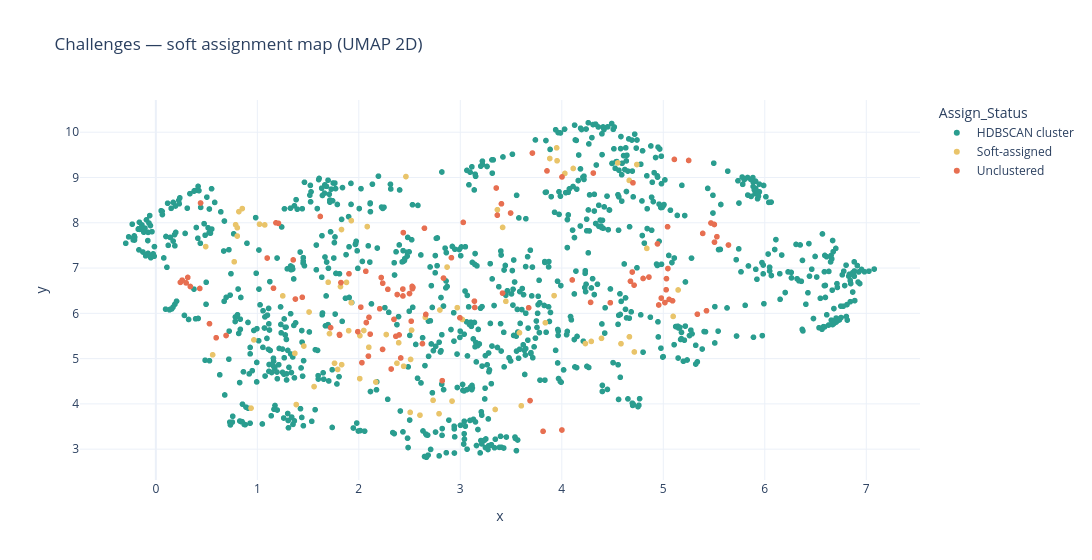
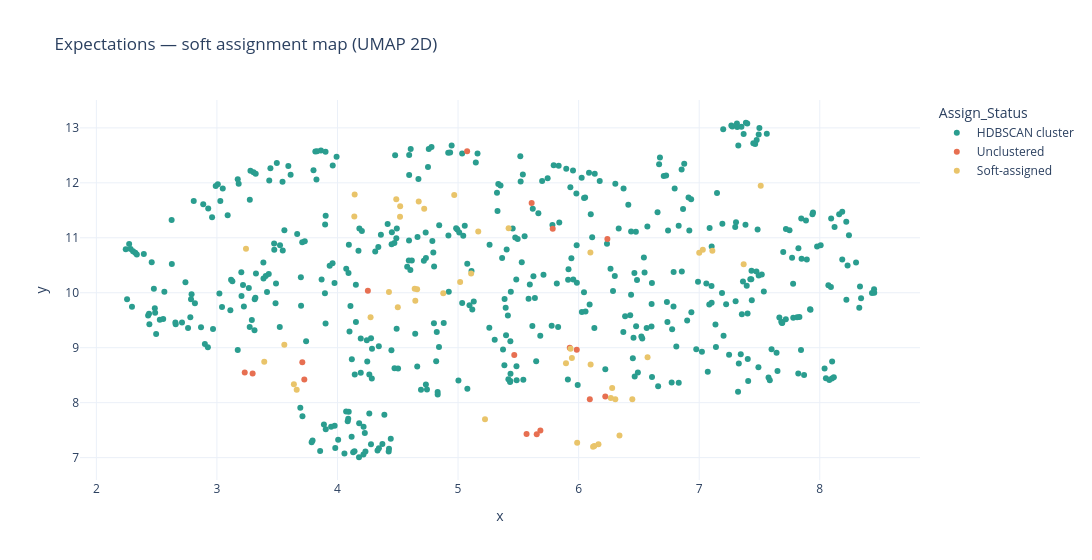

Notebook code for these charts, in order:
### Markdown cell above
### Soft assignment map

2D projection of the same UMAP space used for HDBSCAN, for challenges and
expectations. Color by assignment status to see which points were dense cores,
which were rescued by soft assignment, and which stayed unclustered.

### Code cell
def soft_assignment_map(frame, embeddings, text_col, title):
    coords = umap.UMAP(
        n_neighbors=15, n_components=2, min_dist=0.1, metric="cosine", random_state=42
    ).fit_transform(embeddings)
    plot = pd.DataFrame({
        "x": coords[:, 0],
        "y": coords[:, 1],
        "Assign_Status": frame["Assign_Status"].values,
        "Cluster_Label": frame["Cluster_Label"].values,
        "Category": frame["Category"].values,
        "Focus Group": frame["focus_group"].values,
        "Record": frame[text_col].values,
    })
    fig = px.scatter(
        plot, x="x", y="y", color="Assign_Status",
        hover_data=["Focus Group", "Cluster_Label", "Category", "Record"],
        title=title,
        color_discrete_map={
            "HDBSCAN cluster": "#2A9D8F", "Soft-assigned": "#E9C46A", "Unclustered": "#E76F51",
        },
    )
    fig.update_layout(height=560, width=1100, template="plotly_white")
    fig.show()


soft_assignment_map(challenges, challenge_embeddings, CHALLENGE_TEXT_COL,
                    "Challenges — soft assignment map (UMAP 2D)")
soft_assignment_map(expectations, expectation_embeddings, EXPECTATION_TEXT_COL,
                    "Expectations — soft assignment map (UMAP 2D)")

### Figure 1 — Plotly figure (JSON) as saved in the notebook; plotly's stock layout.template omitted (floating-point values rounded to 4 significant figures; data arrays with more than 128 entries replaced by an {"elided": "..."} marker saying what was removed)
{"data": [{"customdata": {"elided": "972x4 str values"}, "hovertemplate": "Assign_Status=HDBSCAN cluster<br>x=%{x}<br>y=%{y}<br>Focus Group=%{customdata[0]}<br>Cluster_Label=%{customdata[1]}<br>Category=%{customdata[2]}<br>Record=%{customdata[3]}<extra></extra>", "legendgroup": "HDBSCAN cluster", "marker": {"color": "#2A9D8F", "symbol": "circle"}, "mode": "markers", "name": "HDBSCAN cluster", "showlegend": true, "type": "scattergl", "x": {"elided": "972 float values"}, "xaxis": "x", "y": {"elided": "972 float values"}, "yaxis": "y"}, {"customdata": {"elided": "77x4 str values"}, "hovertemplate": "Assign_Status=Soft-assigned<br>x=%{x}<br>y=%{y}<br>Focus Group=%{customdata[0]}<br>Cluster_Label=%{customdata[1]}<br>Category=%{customdata[2]}<br>Record=%{customdata[3]}<extra></extra>", "legendgroup": "Soft-assigned", "marker": {"color": "#E9C46A", "symbol": "circle"}, "mode": "markers", "name": "Soft-assigned", "showlegend": true, "type": "scattergl", "x": [2.97, 3.949, 2.393, 1.711, 1.879, 3.838, 2.656, 1.761, 3.449, 5.146, 4.838, 2.52, 1.559, 1.51, 4.29, 1.022, 1.831, 4.739, 3.882, 0.7722, 3.953, 0.4912, 4.715, 0.8183, 1.459, 2.049, 2.919, 2.27, 1.925, 1.073, 1.82, 1.698, 4.03, 2.87, 4.664, 1.37, 4.391, 4.666, 2.799, 1.926, 4.233, 3.365, 2.442, 3.924, 2.506, 2.51, 2.376, 3.583, 4.551, 0.5598, 2.009, 2.168, 0.9663, 2.79, 2.098, 3.344, 0.8026, 0.7862, 1.9, 2.011, 4.113, 1.829, 4.583, 2.083, 2.732, 5.097, 3.02, 2.464, 0.938, 1.251, 0.8518, 1.791, 3.601, 0.8024, 1.384, 2.603, 3.417], "xaxis": "x", "y": [6.125, 9.654, 5.35, 5.553, 6.683, 5.792, 5.91, 4.897, 6.265, 6.516, 7.434, 5.628, 4.382, 6.029, 5.38, 7.969, 4.866, 9.286, 9.419, 7.138, 9.369, 7.474, 5.146, 8.246, 5.277, 5.62, 4.062, 5.532, 6.235, 7.953, 6.59, 6.685, 9.089, 7.022, 8.935, 5.115, 5.448, 5.482, 6.073, 8.047, 5.333, 8.288, 4.832, 6.391, 3.813, 4.982, 4.898, 5.571, 9.322, 5.084, 4.558, 4.482, 5.413, 3.783, 5.251, 3.877, 7.889, 7.957, 5.617, 5.507, 9.199, 7.851, 5.329, 7.915, 4.08, 5.932, 5.864, 9.02, 3.907, 6.385, 8.313, 4.76, 3.958, 7.706, 3.985, 3.751, 7.898], "yaxis": "y"}, {"customdata": {"elided": "102x4 str values"}, "hovertemplate": "Assign_Status=Unclustered<br>x=%{x}<br>y=%{y}<br>Focus Group=%{customdata[0]}<br>Cluster_Label=%{customdata[1]}<br>Category=%{customdata[2]}<br>Record=%{customdata[3]}<extra></extra>", "legendgroup": "Unclustered", "marker": {"color": "#E76F51", "symbol": "circle"}, "mode": "markers", "name": "Unclustered", "showlegend": true, "type": "scattergl", "x": [3.673, 2.912, 2.069, 1.722, 2.434, 4.284, 2.528, 3.815, 4.712, 5.091, 5.336, 2.66, 2.206, 4.701, 3.139, 2.627, 2.397, 4.98, 2.095, 2.525, 2.378, 3.142, 0.3145, 0.2593, 0.433, 5.016, 5.057, 4.955, 4.002, 4.103, 4.677, 4.943, 1.824, 2.5, 5.046, 2.835, 3.029, 0.4408, 0.5288, 2.286, 1.62, 3.354, 3.71, 2.221, 4.31, 1.443, 2.646, 1.354, 2.074, 2.822, 2.319, 2.346, 2.236, 4.801, 2.516, 5.109, 2.996, 4.478, 1.097, 1.809, 4.001, 5.028, 3.687, 0.2983, 5.642, 5.042, 2.533, 5.503, 1.208, 1.375, 5.47, 2.438, 3.416, 4.859, 5.528, 5.505, 2.02, 3.854, 1.184, 4.694, 1.159, 5.389, 5.426, 5.25, 5.031, 1.811, 3.405, 1.903, 2.435, 3.495, 2.365, 2.112, 2.031, 1.99, 2.413, 0.6919, 0.5944, 2.234, 2.1, 0.2418, 0.3399, 3.365], "xaxis": "x", "y": [6.123, 7.229, 6.929, 5.684, 6.536, 6.242, 6.544, 3.394, 6.623, 6.277, 5.98, 5.975, 6.102, 8.882, 6.269, 5.331, 5.522, 6.337, 5.055, 6.595, 6.415, 6.13, 6.792, 6.732, 6.549, 6.238, 6.307, 6.184, 9.012, 6.737, 6.708, 7.533, 6.678, 6.436, 6.989, 6.778, 8.008, 8.437, 5.771, 6.53, 8.139, 8.768, 9.539, 6.791, 9.097, 6.354, 7.88, 7.18, 5.796, 4.512, 4.77, 5.866, 6.665, 6.77, 5.826, 9.399, 5.902, 6.234, 7.221, 5.532, 3.424, 6.521, 4.073, 6.672, 7.509, 7.912, 6.572, 7.962, 7.986, 6.315, 7.995, 7.782, 6.446, 6.801, 7.692, 7.572, 6.136, 9.145, 7.998, 6.912, 6.555, 7.765, 6.056, 9.376, 6.766, 5.516, 8.418, 6.873, 6.383, 8.215, 5.493, 5.54, 4.91, 5.595, 5.014, 5.51, 5.46, 5.203, 5.912, 6.684, 6.593, 8.167], "yaxis": "y"}], "layout": {"height": 560, "legend": {"title": {"text": "Assign_Status"}, "tracegroupgap": 0}, "title": {"text": "Challenges — soft assignment map (UMAP 2D)"}, "width": 1100, "xaxis": {"anchor": "y", "domain": [0, 1], "title": {"text": "x"}}, "yaxis": {"anchor": "x", "domain": [0, 1], "title": {"text": "y"}}}}

### Figure 2 — Plotly figure (JSON) as saved in the notebook; plotly's stock layout.template omitted (floating-point values rounded to 4 significant figures; data arrays with more than 128 entries replaced by an {"elided": "..."} marker saying what was removed)
{"data": [{"customdata": {"elided": "478x4 str values"}, "hovertemplate": "Assign_Status=HDBSCAN cluster<br>x=%{x}<br>y=%{y}<br>Focus Group=%{customdata[0]}<br>Cluster_Label=%{customdata[1]}<br>Category=%{customdata[2]}<br>Record=%{customdata[3]}<extra></extra>", "legendgroup": "HDBSCAN cluster", "marker": {"color": "#2A9D8F", "symbol": "circle"}, "mode": "markers", "name": "HDBSCAN cluster", "orientation": "v", "showlegend": true, "type": "scatter", "x": {"elided": "478 float values"}, "xaxis": "x", "y": {"elided": "478 float values"}, "yaxis": "y"}, {"customdata": [["BAA ALJs", "Noise / unclustered", "Data Management & Visibility", "Streamlined data input"], ["BAA ALJs", "Noise / unclustered", "Data Management & Visibility", "Application for codes to input information immediately."], ["BAA Supervisors", "Noise / unclustered", "Case Management", "BAA inspections different color from codes"], ["CPC", "Noise / unclustered", "User Experience & Performance", "Maybe its my computer"], ["CPC", "Noise / unclustered", "Records & Document Management", "(to keep) Address always matches eTax. If there's a typo or abbreviation – IPS will match eTax"], ["Admin Aide", "Noise / unclustered", "User Experience & Performance", "autofill from linked outlook and IPS modules"], ["Admin Aide", "Noise / unclustered", "Case Management", "Adding Rent Hold / Rent Release as option for all cases since some case types doesn't list them"], ["Housing Inspectors", "Noise / unclustered", "User Experience & Performance", "(to keep) Laptop use would be great in field"], ["Office Managers", "Noise / unclustered", "User Experience & Performance", "Because if sometimes doesn't take an update,"], ["Office Managers", "Noise / unclustered", "Communication & Collaboration", "Can't tell who is connected to who"], ["Zoning", "Noise / unclustered", "Case Management", "(to keep) The ability to filter by type, permit, project, complaint, etc."], ["NBD Data Team", "Noise / unclustered", "Data Management & Visibility", "Being able to post to the database (eg, to flag a batch of parcels as vacant once a week)"], ["NBD Internal", "Noise / unclustered", "User Experience & Performance", "Might be a bug"], ["NBD Internal", "Noise / unclustered", "Data Management & Visibility", "Ways to mass enter data not through Hamer"], ["BAA Supervisors", "Noise / unclustered", "System Integration", "Uses different platforms for addressing"], ["BAA Supervisors", "Noise / unclustered", "Case Management", "Ticket has QR code and it takes them into a portal that shows them all of their pictures"], ["OCHD", "Noise / unclustered", "User Experience & Performance", "Other platforms to explore:"]], "hovertemplate": "Assign_Status=Unclustered<br>x=%{x}<br>y=%{y}<br>Focus Group=%{customdata[0]}<br>Cluster_Label=%{customdata[1]}<br>Category=%{customdata[2]}<br>Record=%{customdata[3]}<extra></extra>", "legendgroup": "Unclustered", "marker": {"color": "#E76F51", "symbol": "circle"}, "mode": "markers", "name": "Unclustered", "orientation": "v", "showlegend": true, "type": "scatter", "x": [5.985, 5.926, 5.785, 5.683, 3.296, 3.725, 5.61, 6.221, 5.568, 3.708, 6.239, 4.252, 5.652, 5.466, 3.231, 5.075, 6.093], "xaxis": "x", "y": [8.965, 8.999, 11.16, 7.495, 8.532, 8.423, 11.64, 8.11, 7.43, 8.737, 10.98, 10.04, 7.427, 8.869, 8.551, 12.58, 8.061], "yaxis": "y"}, {"customdata": {"elided": "45x4 str values"}, "hovertemplate": "Assign_Status=Soft-assigned<br>x=%{x}<br>y=%{y}<br>Focus Group=%{customdata[0]}<br>Cluster_Label=%{customdata[1]}<br>Category=%{customdata[2]}<br>Record=%{customdata[3]}<extra></extra>", "legendgroup": "Soft-assigned", "marker": {"color": "#E9C46A", "symbol": "circle"}, "mode": "markers", "name": "Soft-assigned", "orientation": "v", "showlegend": true, "type": "scatter", "x": [3.559, 7.03, 7.109, 7.0, 5.223, 5.108, 3.662, 3.638, 6.572, 6.098, 6.267, 6.445, 6.278, 4.142, 4.66, 7.51, 4.64, 6.13, 6.164, 5.988, 6.12, 3.241, 4.519, 4.139, 4.52, 4.5, 4.274, 7.369, 5.167, 3.392, 4.487, 6.339, 6.1, 5.933, 4.674, 5.017, 6.304, 4.427, 5.419, 4.968, 5.944, 4.719, 5.895, 4.877, 4.645], "xaxis": "x", "y": [9.055, 10.78, 10.77, 10.73, 7.697, 10.35, 8.235, 8.334, 8.827, 10.73, 8.086, 8.061, 8.265, 11.79, 10.06, 11.95, 10.07, 7.214, 7.242, 7.27, 7.2, 10.8, 11.38, 11.39, 11.58, 9.737, 9.556, 10.52, 11.11, 8.742, 11.7, 7.402, 8.692, 8.982, 11.66, 10.2, 8.063, 10.01, 11.17, 11.78, 8.812, 11.53, 8.719, 9.992, 9.852], "yaxis": "y"}], "layout": {"height": 560, "legend": {"title": {"text": "Assign_Status"}, "tracegroupgap": 0}, "title": {"text": "Expectations — soft assignment map (UMAP 2D)"}, "width": 1100, "xaxis": {"anchor": "y", "domain": [0, 1], "title": {"text": "x"}}, "yaxis": {"anchor": "x", "domain": [0, 1], "title": {"text": "y"}}}}
